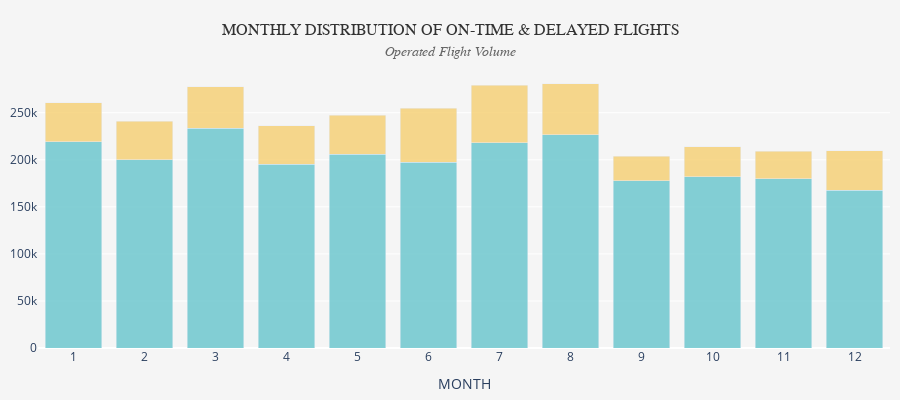
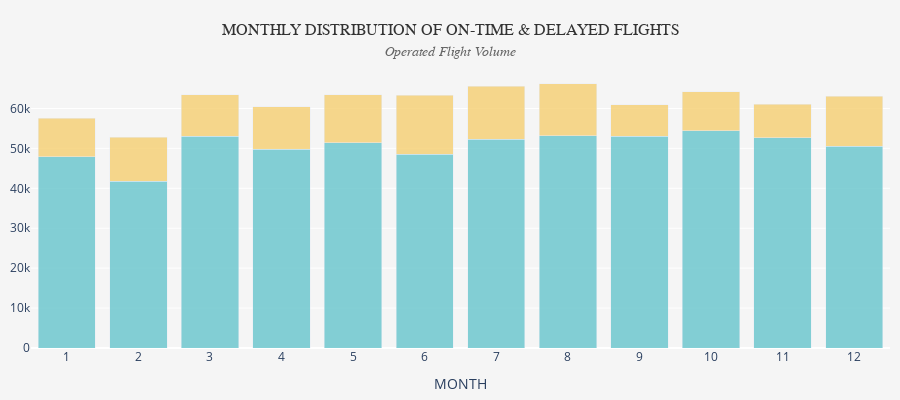
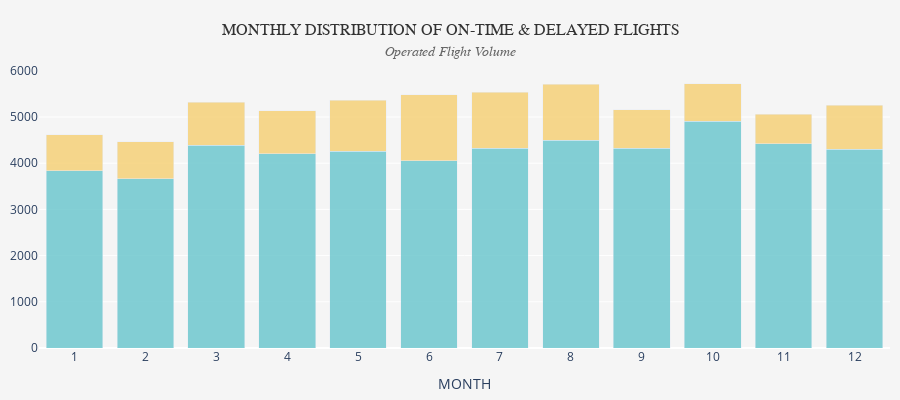

These figures' notebook cell, in order:
### Code cell
monthly_ontime_delay(df_flights)
monthly_ontime_delay(df_flights, year = 2019)
monthly_ontime_delay(df_flights, year = 2019, airline = "United Air Lines Inc.")

### Figure 1 — Plotly figure (JSON) as saved in the notebook; plotly's stock layout.template omitted (floating-point values rounded to 4 significant figures)
{"data": [{"hovertemplate": "Status=n_ontime<br>MONTH=%{x}<br>Number of operated flights=%{y}<extra></extra>", "legendgroup": "n_ontime", "marker": {"color": "rgb(102, 197, 204)", "pattern": {"shape": ""}}, "name": "n_ontime", "opacity": 0.8, "orientation": "v", "showlegend": true, "textposition": "auto", "type": "bar", "x": [1, 2, 3, 4, 5, 6, 7, 8, 9, 10, 11, 12], "xaxis": "x", "y": [219380, 199920, 233348, 195379, 205733, 197430, 218214, 226592, 177596, 182186, 179894, 167385], "yaxis": "y"}, {"hovertemplate": "Status=n_delayed<br>MONTH=%{x}<br>Number of operated flights=%{y}<extra></extra>", "legendgroup": "n_delayed", "marker": {"color": "rgb(246, 207, 113)", "pattern": {"shape": ""}}, "name": "n_delayed", "opacity": 0.8, "orientation": "v", "showlegend": true, "textposition": "auto", "type": "bar", "x": [1, 2, 3, 4, 5, 6, 7, 8, 9, 10, 11, 12], "xaxis": "x", "y": [41405, 40856, 44477, 40611, 41798, 57568, 60697, 54011, 26285, 31869, 29050, 42120], "yaxis": "y"}], "layout": {"barmode": "stack", "height": 400, "legend": {"title": {"text": "Status"}, "tracegroupgap": 0}, "margin": {"b": 10, "l": 10, "r": 10, "t": 70}, "paper_bgcolor": "#f5f5f5", "plot_bgcolor": "#f5f5f5", "showlegend": false, "title": {"font": {"color": "#333", "family": "Comic Sans MS", "size": 16}, "text": "MONTHLY DISTRIBUTION OF ON-TIME & DELAYED FLIGHTS<br><span style='font-size:14px;color:#666;font-style:italic'>Operated Flight Volume</span>", "x": 0.5, "xanchor": "center"}, "xaxis": {"anchor": "y", "domain": [0, 1], "dtick": 1, "title": {"text": "MONTH"}}, "yaxis": {"anchor": "x", "domain": [0, 1], "title": {}}}}

### Figure 2 — Plotly figure (JSON) as saved in the notebook; plotly's stock layout.template omitted (floating-point values rounded to 4 significant figures)
{"data": [{"hovertemplate": "Status=n_ontime<br>MONTH=%{x}<br>Number of operated flights=%{y}<extra></extra>", "legendgroup": "n_ontime", "marker": {"color": "rgb(102, 197, 204)", "pattern": {"shape": ""}}, "name": "n_ontime", "opacity": 0.8, "orientation": "v", "showlegend": true, "textposition": "auto", "type": "bar", "x": [1, 2, 3, 4, 5, 6, 7, 8, 9, 10, 11, 12], "xaxis": "x", "y": [47958, 41818, 53003, 49778, 51357, 48539, 52317, 53208, 53017, 54371, 52705, 50515], "yaxis": "y"}, {"hovertemplate": "Status=n_delayed<br>MONTH=%{x}<br>Number of operated flights=%{y}<extra></extra>", "legendgroup": "n_delayed", "marker": {"color": "rgb(246, 207, 113)", "pattern": {"shape": ""}}, "name": "n_delayed", "opacity": 0.8, "orientation": "v", "showlegend": true, "textposition": "auto", "type": "bar", "x": [1, 2, 3, 4, 5, 6, 7, 8, 9, 10, 11, 12], "xaxis": "x", "y": [9647, 11005, 10471, 10662, 12030, 14731, 13303, 12950, 7880, 9879, 8395, 12557], "yaxis": "y"}], "layout": {"barmode": "stack", "height": 400, "legend": {"title": {"text": "Status"}, "tracegroupgap": 0}, "margin": {"b": 10, "l": 10, "r": 10, "t": 70}, "paper_bgcolor": "#f5f5f5", "plot_bgcolor": "#f5f5f5", "showlegend": false, "title": {"font": {"color": "#333", "family": "Comic Sans MS", "size": 16}, "text": "MONTHLY DISTRIBUTION OF ON-TIME & DELAYED FLIGHTS<br><span style='font-size:14px;color:#666;font-style:italic'>Operated Flight Volume</span>", "x": 0.5, "xanchor": "center"}, "xaxis": {"anchor": "y", "domain": [0, 1], "dtick": 1, "title": {"text": "MONTH"}}, "yaxis": {"anchor": "x", "domain": [0, 1], "title": {}}}}

### Figure 3 — Plotly figure (JSON) as saved in the notebook; plotly's stock layout.template omitted (floating-point values rounded to 4 significant figures)
{"data": [{"hovertemplate": "Status=n_ontime<br>MONTH=%{x}<br>Number of operated flights=%{y}<extra></extra>", "legendgroup": "n_ontime", "marker": {"color": "rgb(102, 197, 204)", "pattern": {"shape": ""}}, "name": "n_ontime", "opacity": 0.8, "orientation": "v", "showlegend": true, "textposition": "auto", "type": "bar", "x": [1, 2, 3, 4, 5, 6, 7, 8, 9, 10, 11, 12], "xaxis": "x", "y": [3835, 3659, 4386, 4206, 4263, 4058, 4319, 4492, 4328, 4907, 4426, 4305], "yaxis": "y"}, {"hovertemplate": "Status=n_delayed<br>MONTH=%{x}<br>Number of operated flights=%{y}<extra></extra>", "legendgroup": "n_delayed", "marker": {"color": "rgb(246, 207, 113)", "pattern": {"shape": ""}}, "name": "n_delayed", "opacity": 0.8, "orientation": "v", "showlegend": true, "textposition": "auto", "type": "bar", "x": [1, 2, 3, 4, 5, 6, 7, 8, 9, 10, 11, 12], "xaxis": "x", "y": [784, 805, 937, 934, 1104, 1421, 1217, 1215, 834, 809, 637, 949], "yaxis": "y"}], "layout": {"barmode": "stack", "height": 400, "legend": {"title": {"text": "Status"}, "tracegroupgap": 0}, "margin": {"b": 10, "l": 10, "r": 10, "t": 70}, "paper_bgcolor": "#f5f5f5", "plot_bgcolor": "#f5f5f5", "showlegend": false, "title": {"font": {"color": "#333", "family": "Comic Sans MS", "size": 16}, "text": "MONTHLY DISTRIBUTION OF ON-TIME & DELAYED FLIGHTS<br><span style='font-size:14px;color:#666;font-style:italic'>Operated Flight Volume</span>", "x": 0.5, "xanchor": "center"}, "xaxis": {"anchor": "y", "domain": [0, 1], "dtick": 1, "title": {"text": "MONTH"}}, "yaxis": {"anchor": "x", "domain": [0, 1], "title": {}}}}
